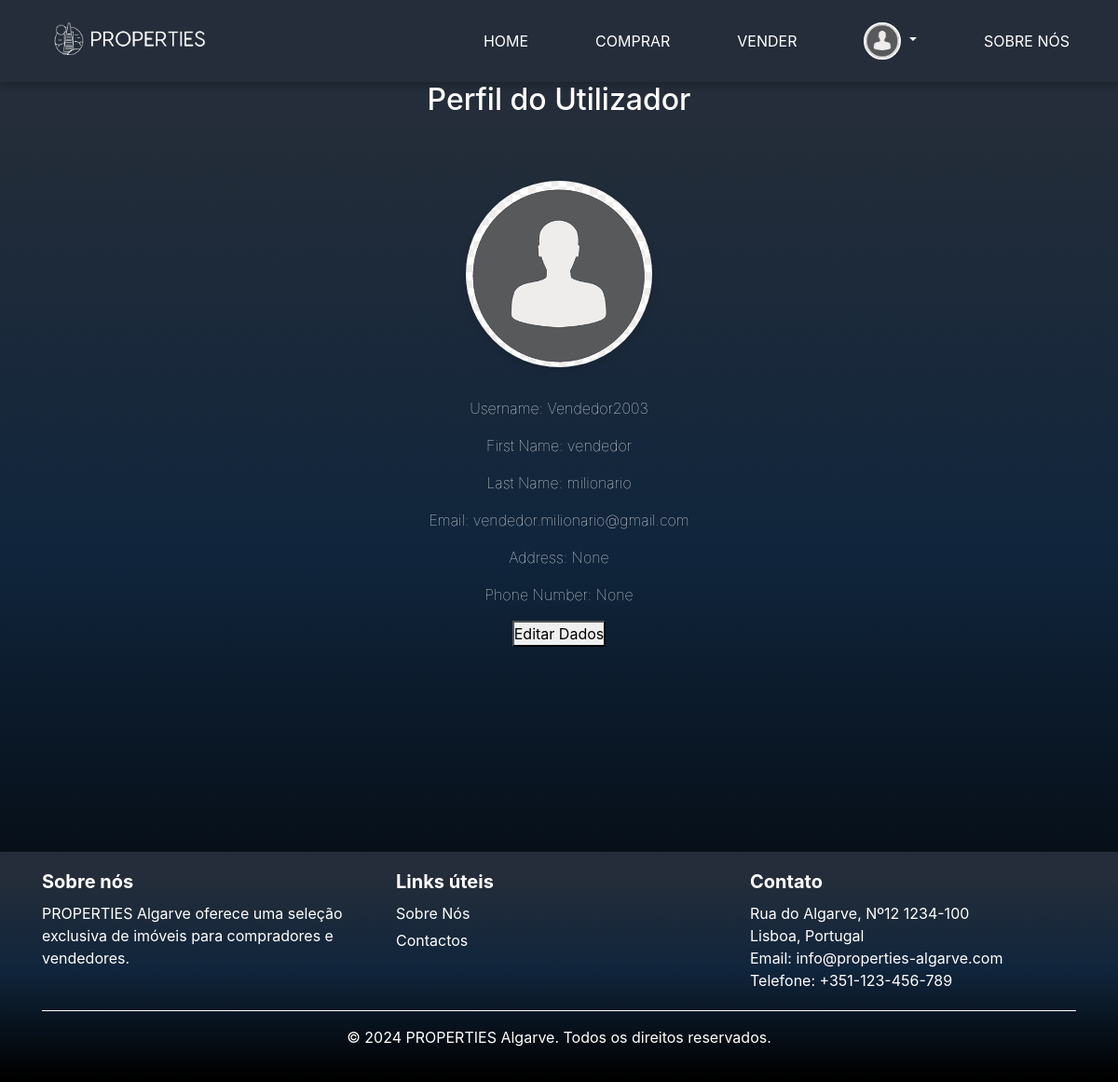
Page /profile/ (signed in) on the committed database.
### base/models.py (models this page shows, shortened)
class Profile(models.Model):
    USER_TYPES = (
        ('host', 'Vendedor'),
        ('guest', 'Cliente'),
    )
    user = models.OneToOneField(User, on_delete=models.CASCADE)
    address = models.CharField(max_length=255, null=True, blank=True)
    phone_number = models.CharField(max_length=15, null=True, blank=True)
    user_type = models.CharField(max_length=10, choices=USER_TYPES, default='guest')
    profile_picture = models.ImageField(upload_to='profile_pics/', default='default.png')

### base/views.py (the view)
# urls.py: path('profile/', profile, name='profile'),
@login_required(login_url='/login/')
def profile(request):
    user = request.user
    profile, created = Profile.objects.get_or_create(user=user)
    context = {
        'user': user,
        'profile': profile,
    }
    return render(request, 'profile.html', context)

### templates/profile.html (shortened to what this page needs)
{% extends 'main.html' %}
{% block content %}
  <div class="content-cripapa">
    <h2>Perfil do Utilizador</h2>
    <div class="profile-picture">
        <img src="{{ profile.profile_picture.url }}" alt="Profile picture" />
    </div>
    <p>Username: {{ user.username }}</p>
    <p>First Name: {{ user.first_name }}</p>
    <p>Last Name: {{ user.last_name }}</p>
    <p>Email: {{ user.email }}</p>
    <p>Address: {{ profile.address }}</p>
    <p>Phone Number: {{ profile.phone_number }}</p>
    <form action="{% url 'edit_profile' %}">
        <button type="submit">Editar Dados</button>
    </form>
  </div>
<div class="content">
</div>
{% endblock %}

### templates/navbar.html (shortened to what this page needs)
{% load static %}
<nav class="navbar">
    <div class="navbar-logo">
        <a href="/" class="navbar-brand">
            <img src="{% static 'images/Logo.png' %}" alt="PROPERTIES Logo" style="width: 200px">
        </a>
    </div>
    <ul>
        <li><a href="{% url 'home' %}" class="nav-link home">HOME</a></li>
        <li><a href="{% url 'comprar' %}" class="nav-link comprar">Comprar</a></li>
        <li><a href="{% url 'add_property' %}" class="nav-link vender">Vender</a></li>
        {% if user.is_authenticated %}
            {% if user.profile.profile_picture %}
            <li class="nav-item dropdown">
                <a href="#" class="nav-link dropdown-toggle" id="navbarDropdown" role="button" data-toggle="dropdown" aria-haspopup="true" aria-expanded="false">
                    <img src="{{ user.profile.profile_picture.url }}" alt="Profile picture" class="navbar-profile-picture"/>
                </a>
            </li>
            {% else %}
                <li>
                    <a href="{% url 'profile' %}" class="nav-link profile">
                        <img src="{% static 'images/default-profile-pic.png' %}" alt="Default profile picture" class="navbar-profile-picture"/>
                    </a>
                </li>
            {% endif %}
        {% else %}
            <li><a href="{% url 'login' %}" class="nav-link login">Login</a></li>
            <li><a href="{% url 'signup' %}" class="nav-link signup">Signup</a></li>
        {% endif %}
        <li><a href="{% url 'sobrenos' %}" class="nav-link sobrenos">Sobre Nós</a></li>
    </ul>
</nav>

### base/static/css/style.css (style rules this page uses)
* { margin: 0; padding: 0; box-sizing: border-box; font-family: 'SFProDisplay', sans-serif; }
html, body { margin: 0; padding: 0; min-height: 100%; position: relative; font-family: 'SFProDisplay', sans-serif; background: linear-gradient(180deg, rgb(36, 45, 57) 11.2%, rgb(16, 37, 60) 51.2%, rgb(0, 0, 0) 98.6%); background-attachment: fixed; background-repeat: no-repeat; background-size: cover; }
.content { width: 100%; display: flex; flex-direction: column; align-items: center; justify-content: center; min-height: 20vh; text-align: center; color: #fff; }
.profile-picture img { width: 200px; height: 200px; border-radius: 50%; object-fit: cover; box-shadow: 0 4px 8px rgba(0, 0, 0, 0.1); margin-top: 60px; margin-bottom: 2em; }
.content-cripapa { display: flex; flex-direction: column; align-items: center; justify-content: center; text-align: center; color: #fff; min-height: 70vh; padding-bottom: 60px; }
.content-cripapa p { margin-bottom: 1em; line-height: 1.5; font-weight: 100; }
.navbar-profile-picture { height: 40px; width: 40px; border-radius: 50%; object-fit: cover; }

### base/static/css/footer.css (style rules this page uses)
html, body { height: 100%; margin: 0; display: flex; flex-direction: column; }

### base/static/css/navbar.css (style rules this page uses)
.navbar { width: 100%; margin: auto; padding: 15px 0; display: flex; align-items: center; justify-content: flex-end; top: 0; left: 0; z-index: 1000; box-shadow: 0 4px 8px rgba(0, 0, 0, 0.2); }
.navbar-logo { flex-grow: 1; }
.navbar-brand { text-decoration: none; color: white; font-size: 20px; padding-left: 20px; font-weight: bold; }
.navbar ul { list-style: none; display: flex; align-items: center; margin: 0; padding: 0; }
.navbar ul li { list-style: none; display: inline-block; margin: 0 20px; position: relative; }
.navbar ul li a { text-decoration: none; color: white; text-transform: uppercase; transition: color 0.3s; }
.navbar ul li::after { content: ''; height: 3px; width: 0; background: #FF5A5F; position: absolute; left: 0; bottom: -5px; transition: 0.5s; }
.navbar-profile-picture { height: 40px !important; width: 40px !important; border-radius: 50% !important; object-fit: cover !important; border: 2px solid white !important; transition: border 0.3s, box-shadow 0.3s; }

### rows in the picture
Profile: profile_picture (placeholder picture), address "None", phone_number "None"

### other values in the picture
{{ user.username }} "Vendedor2003"
{{ user.first_name }} "vendedor"
{{ user.last_name }} "milionario"
{{ user.email }} "vendedor.milionario@gmail.com"
